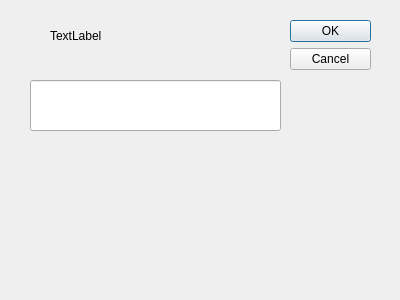
<?xml version="1.0" encoding="UTF-8"?>
<ui version="4.0">
 <class>Dialog</class>
 <widget class="QDialog" name="Dialog">
  <property name="geometry">
   <rect>
    <x>0</x>
    <y>0</y>
    <width>400</width>
    <height>300</height>
   </rect>
  </property>
  <property name="windowTitle">
   <string>Dialog</string>
  </property>
  <widget class="QDialogButtonBox" name="buttonBox">
   <property name="geometry">
    <rect>
     <x>290</x>
     <y>20</y>
     <width>81</width>
     <height>241</height>
    </rect>
   </property>
   <property name="orientation">
    <enum>Qt::Vertical</enum>
   </property>
   <property name="standardButtons">
    <set>QDialogButtonBox::Cancel|QDialogButtonBox::Ok</set>
   </property>
  </widget>
  <widget class="QLineEdit" name="lineEdit">
   <property name="geometry">
    <rect>
     <x>30</x>
     <y>80</y>
     <width>251</width>
     <height>51</height>
    </rect>
   </property>
  </widget>
  <widget class="QLabel" name="label">
   <property name="geometry">
    <rect>
     <x>50</x>
     <y>20</y>
     <width>211</width>
     <height>31</height>
    </rect>
   </property>
   <property name="text">
    <string>TextLabel</string>
   </property>
  </widget>
 </widget>
 <resources/>
 <connections>
  <connection>
   <sender>buttonBox</sender>
   <signal>accepted()</signal>
   <receiver>Dialog</receiver>
   <slot>accept()</slot>
   <hints>
    <hint type="sourcelabel">
     <x>248</x>
     <y>254</y>
    </hint>
    <hint type="destinationlabel">
     <x>157</x>
     <y>274</y>
    </hint>
   </hints>
  </connection>
  <connection>
   <sender>buttonBox</sender>
   <signal>rejected()</signal>
   <receiver>Dialog</receiver>
   <slot>reject()</slot>
   <hints>
    <hint type="sourcelabel">
     <x>316</x>
     <y>260</y>
    </hint>
    <hint type="destinationlabel">
     <x>286</x>
     <y>274</y>
    </hint>
   </hints>
  </connection>
 </connections>
</ui>
